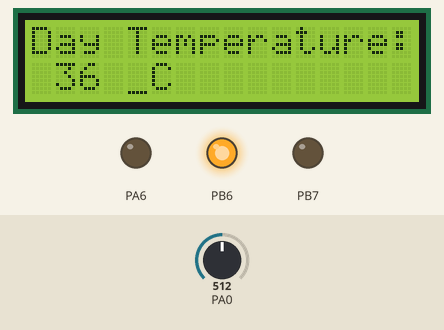
This program was run on a simulated ATmega32, built with avr-gcc and emulated at 8 MHz. Parts: 16×2 character LCD, output pins drawn as LEDs (lit = HIGH). Wiring (inferred from the signals the program sends): character LCD (HD44780): RS PA5; E PA7; data PD0, PD1, PD2, PD3, PD4, PD5, PD6, PD7. The test bench sets the inputs (shaded band); at power-on: PA0 = 512. Pins used as bus, display or sensor lines are not drawn.

Above: at 1.2 s.
1.3 s: PA0 set to 543
At 2.0 s:
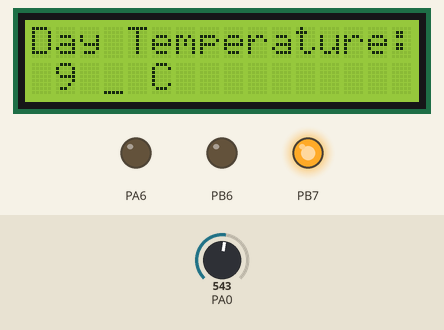
2.9 s: PA0 set to 716
4.6 s: PA0 set to 707
At 5.9 s:
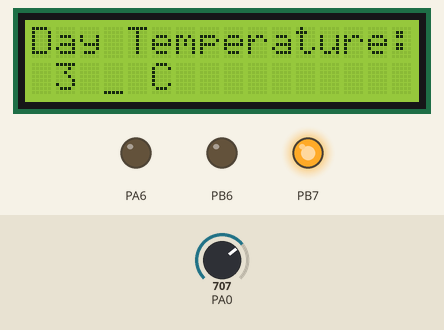
6.2 s: PA0 set to 691
At 7.0 s:
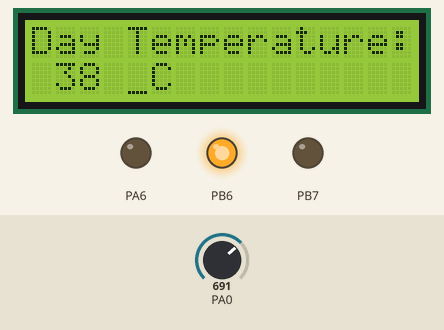
Timing chart, 0 to 8.8 s (numbered marks = the images above; inputs shaded):
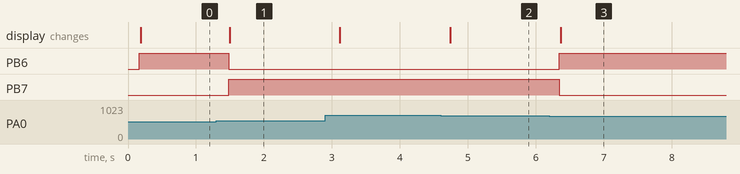

Measured:
- the behaviour switches between 524 and 525 on PA0 (found by bisection; images 0 and 1)
- the behaviour switches between 700 and 699 on PA0 (found by bisection; images 2 and 3)
- after the input at 1.3 s, PB6: HIGH → LOW after 0.18 s; PB7: LOW → HIGH after 0.18 s; the display: changes after 0.20 s (image 1)
- after the input at 4.6 s, the display: changes after 0.14 s (image 2)
- after the input at 6.2 s, PB6: LOW → HIGH after 0.15 s; PB7: HIGH → LOW after 0.15 s; the display: changes after 0.17 s (image 3)

The program:

main.c
```c
/*********************************************************************************/
/* Title        	: 	SPI Driver									             */
/* File Name    	: 	SPI_program.c   		                                 */
/* Author       	: 	Fahd Badi                                                */
/* Version      	: 	1.0.0                                                    */
/* Origin Date  	: 	05/01/2021                                               */
/* Notes        	: 	None                                                     */
/*********************************************************************************/

#include "STD_TYPES.h"
#include "BIT_MATH.h"
#include "DIO_interface.h"
#include "ADC_interface.h"
#include "LCD_interface.h"
#include "GIE_interface.h"
#include <avr/delay.h>


void main(void){

	ADC_voidInit();
	LCD_voidInit();

	LCD_voidClearScreen();

	DIO_voidSetPinDirection(PORT_B, PIN7, OUTPUT);
	DIO_voidSetPinDirection(PORT_B, PIN6, OUTPUT);

	//uint16 Local_u16DigitalValue = 0;
	uint16 Local_u16AnalogValue = 0;
	uint16 Local_u16Temp = 0;

	LCD_voidSetPosition(0, 0);
	LCD_voidWriteString("Day Temperature: ");

	LCD_voidSetPosition(1, 4);
	LCD_voidWriteString(" C");

	while(1){

		Local_u16AnalogValue = ADC_u16ReadValue(CHANNEL_A0);

		Local_u16Temp = (Local_u16AnalogValue*150*5)/(1023*1.5);

		if(Local_u16Temp < 25){

			DIO_voidSetPinValue(PORT_B, PIN7, HIGH);
			DIO_voidSetPinValue(PORT_B, PIN6, LOW );

		}
		else {

			DIO_voidSetPinValue(PORT_B, PIN7, LOW);
			DIO_voidSetPinValue(PORT_B, PIN6, HIGH );

		}


		LCD_voidSetPosition(1, 1);
		LCD_voidWriteNumber(Local_u16Temp);
		LCD_voidWriteString(" ");

		_delay_ms(300);
	}
}
```

ADC_interface.h
```c
/*********************************************************************************/
/* Title        	: 	ADC Driver									             */
/* File Name    	: 	ADC_interface.h   		                                 */
/* Author       	: 	Fahd Badi                                                */
/* Version      	: 	1.0.0                                                    */
/* Origin Date  	: 	06/11/2020                                               */
/* Notes        	: 	None                                                     */
/*********************************************************************************/

#ifndef ADC_INTERFACE_H
#define ADC_INTERFACE_H


/* functions prototype */
void ADC_voidInit(void);
uint16 ADC_u16ReadValue(uint8 Copy_u8ChannelNumber);
void ADC_u16GetValue(uint8 Copy_u8ChannelNumber);
void ADC_voidEnableInterrupt(void);
void ADC_voidDisableInterrupt(void);

/* ADC Channels */
#define CHANNEL_A0     0
#define CHANNEL_A1     1
#define CHANNEL_A2     2
#define CHANNEL_A3     3
#define CHANNEL_A4     4
#define CHANNEL_A5     5
#define CHANNEL_A6     6
#define CHANNEL_A7     7


#endif
```

ADC_program.c
```c
/*********************************************************************************/
/* Title        	: 	ADC Driver									             */
/* File Name    	: 	ADC_program.c   		                                 */
/* Author       	: 	Fahd Badi                                                */
/* Version      	: 	1.0.0                                                    */
/* Origin Date  	: 	06/11/2020                                               */
/* Notes        	: 	None                                                     */
/*********************************************************************************/

#include "STD_TYPES.h"
#include "BIT_MATH.h"

#include "ADC_interface.h"
#include "ADC_private.h"
#include "ADC_config.h"


void (*ADC_CallBack)(void) = NULL;

void ADC_voidInit(void){

	#if VOLTAGE_REF == AREF

		/* Select Verf = AREF */
		CLR_BIT(ADMUX, REFS0);
		CLR_BIT(ADMUX, REFS1);

	#elif VOLTAGE_REF == AVCC

		/* Select Verf = AVCC */
		SET_BIT(ADMUX, REFS0);
		CLR_BIT(ADMUX, REFS1);

	#elif VOLTAGE_REF == INTERNAL

		/* Select Verf = INTERNAL */
		SET_BIT(ADMUX, REFS0);
		SET_BIT(ADMUX, REFS1);

	#else
		#error("You Chose Wrong Voltage Reference Selections for ADC!")
	#endif


	#if ADJUST_RESULT == RIGHT_ADJUST

		/* select right adjust result */
		CLR_BIT(ADMUX, ADLAR);

	#elif ADJUST_RESULT == LEFT_ADJUST

		/* select left adjust result */
		SET_BIT(ADMUX, ADLAR);

	#else
		#error("You Chose Wrong ADC Adjust Result!")
	#endif


	#if PRESCALER == DIV_FACTOR_2

		/* Prescaler Select DIV 2 */
		SET_BIT(ADCSRA, ADPS0);
		CLR_BIT(ADCSRA, ADPS1);
		CLR_BIT(ADCSRA, ADPS2);

	#elif PRESCALER == DIV_FACTOR_4

		/* Prescaler Select DIV 4 */
		CLR_BIT(ADCSRA, ADPS0);
		SET_BIT(ADCSRA, ADPS1);
		CLR_BIT(ADCSRA, ADPS2);

	#elif PRESCALER == DIV_FACTOR_8

		/* Prescaler Select DIV 8 */
		SET_BIT(ADCSRA, ADPS0);
		SET_BIT(ADCSRA, ADPS1);
		CLR_BIT(ADCSRA, ADPS2);

	#elif PRESCALER == DIV_FACTOR_16

		/* Prescaler Select DIV 16 */
		CLR_BIT(ADCSRA, ADPS0);
		CLR_BIT(ADCSRA, ADPS1);
		SET_BIT(ADCSRA, ADPS2);

	#elif PRESCALER == DIV_FACTOR_32

		/* Prescaler Select DIV 32 */
		SET_BIT(ADCSRA, ADPS0);
		CLR_BIT(ADCSRA, ADPS1);
		SET_BIT(ADCSRA, ADPS2);

	#elif PRESCALER == DIV_FACTOR_64

		/* Prescaler Select DIV 64 */
		CLR_BIT(ADCSRA, ADPS0);
		SET_BIT(ADCSRA, ADPS1);
		SET_BIT(ADCSRA, ADPS2);

	#elif PRESCALER == DIV_FACTOR_128

		/* Prescaler Select DIV 128 */
		SET_BIT(ADCSRA, ADPS0);
		SET_BIT(ADCSRA, ADPS1);
		SET_BIT(ADCSRA, ADPS2);

	#else
		#error("You Chose Wrong ADC Prescaler Value!")
	#endif


	#if AUTO_TRIGGER == AUTO_TRIGGER_ENABLE

		/* Enable of trigger */
		SET_BIT(ADCSRA, ADATE);

		#if AUTO_TRIGGER_SOURCE == FREE_RUNNING

			CLR_BIT(SFIOR, ADTS0);
			CLR_BIT(SFIOR, ADTS1);
			CLR_BIT(SFIOR, ADTS2);

		#elif AUTO_TRIGGER_SOURCE == ANALOG_COMPARATOR

			SET_BIT(SFIOR, ADTS0);
			CLR_BIT(SFIOR, ADTS1);
			CLR_BIT(SFIOR, ADTS2);

		#elif AUTO_TRIGGER_SOURCE == EXTERNAL_INTERRUPT_REQUEST0

			CLR_BIT(SFIOR, ADTS0);
			SET_BIT(SFIOR, ADTS1);
			CLR_BIT(SFIOR, ADTS2);

		#elif AUTO_TRIGGER_SOURCE == TIMER0_COMPARE_MATCH

			SET_BIT(SFIOR, ADTS0);
			SET_BIT(SFIOR, ADTS1);
			CLR_BIT(SFIOR, ADTS2);

		#elif AUTO_TRIGGER_SOURCE == TIMER0_OVERFLOW

			CLR_BIT(SFIOR, ADTS0);
			CLR_BIT(SFIOR, ADTS1);
			SET_BIT(SFIOR, ADTS2);

		#elif AUTO_TRIGGER_SOURCE == TIMER_COMPARE_MATCH_B

			SET_BIT(SFIOR, ADTS0);
			CLR_BIT(SFIOR, ADTS1);
			SET_BIT(SFIOR, ADTS2);

		#elif AUTO_TRIGGER_SOURCE == TIMER1_OVERFLOW

			CLR_BIT(SFIOR, ADTS0);
			SET_BIT(SFIOR, ADTS1);
			SET_BIT(SFIOR, ADTS2);

		#elif AUTO_TRIGGER_SOURCE == TIMER1_CAPTURE_EVENT

			SET_BIT(SFIOR, ADTS0);
			SET_BIT(SFIOR, ADTS1);
			SET_BIT(SFIOR, ADTS2);

		#else
			#error("You Chose Wrong ADC Auto Trigger Source!")
		#endif

	#elif AUTO_TRIGGER == AUTO_TRIGGER_DISABLE

		/* disable of trigger & Select single conversion */
		CLR_BIT(ADCSRA, ADATE);

	#else
		#error("You Chose Wrong ADC Auto Trigger!")
	#endif

	/* ADC interrupt disable */
	CLR_BIT(ADCSRA, ADIE);

	/* Enable ADC */
	SET_BIT(ADCSRA, ADEN);

}


uint16 ADC_u16ReadValue(uint8 Copy_u8ChannelNumber){

	/* channel number must be from A0 --> A7 */
	Copy_u8ChannelNumber &= 0x07;

	/* clear first 5 bits in the ADMUX (channel number MUX4:0 bits)
	   before set the required channel */
	ADMUX &= 0xE0;

	/* choose the correct channel by setting the channel number in MUX4:0 bits */
	ADMUX |= Copy_u8ChannelNumber;

	/* Start conversion */
	SET_BIT(ADCSRA, ADSC);

	/* Wait until end conversion */
	while(0 == GET_BIT(ADCSRA, ADIF));

	/* Clear ADC interrupt flag */
	SET_BIT(ADCSRA, ADIF);

	/* return data */
	return ADC;

}


void ADC_u16GetValue(uint8 Copy_u8ChannelNumber){

	/* channel number must be from A0 --> A7 */
	Copy_u8ChannelNumber &= 0x07;

	/* clear first 5 bits in the ADMUX (channel number MUX4:0 bits)
	   before set the required channel */
	ADMUX &= 0xE0;

	/* choose the correct channel by setting the channel number in MUX4:0 bits */
	ADMUX |= Copy_u8ChannelNumber;

	/* Start conversion */
	SET_BIT(ADCSRA, ADSC);

}


void ADC_voidEnableInterrupt(void){

	/* ADC interrupt Enable */
	SET_BIT(ADCSRA, ADIE);
}


void ADC_voidDisableInterrupt(void){

	/* ADC interrupt Disable */
	CLR_BIT(ADCSRA, ADIE);
}


/* CallBack function ADC  */
void ADC_voidSetCallBack(void(*Local_ptr)(void)){

	ADC_CallBack = Local_ptr;

}


/* ISR Function ADC */
ISR( ADC_VECTOR ){

	ADC_CallBack();

}
```

GIE_interface.h
```c
/*********************************************************************************/
/* Title        	: 	GIE Driver									             */
/* File Name    	: 	GIE_interface.h   		                                 */
/* Author       	: 	Fahd Badi                                                */
/* Version      	: 	1.0.0                                                    */
/* Origin Date  	: 	30/10/2020                                               */
/* Notes        	: 	None                                                     */
/*********************************************************************************/

#ifndef GIE_INTERFACE_H
#define GIE_INTERFACE_H

/******************************************************************************
* Includes
*******************************************************************************/

/******************************************************************************
* Preprocessor Constants
*******************************************************************************/

/******************************************************************************
* Configuration Constants
*******************************************************************************/

/******************************************************************************
* Macros
*******************************************************************************/

/******************************************************************************
* Typedefs
*******************************************************************************/

/******************************************************************************
* Variables
*******************************************************************************/

/******************************************************************************
* Function Prototypes
*******************************************************************************/

void GIE_voidEnable(void);
void GIE_voidDisable(void);

#endif
/*** End of File **************************************************************/
```

GIE_program.c
```c
/*********************************************************************************/
/* Title        	: 	GIE Driver									             */
/* File Name    	: 	GIE_program.c   		                                 */
/* Author       	: 	Fahd Badi                                                */
/* Version      	: 	1.0.0                                                    */
/* Origin Date  	: 	30/10/2020                                               */
/* Notes        	: 	None                                                     */
/*********************************************************************************/

/******************************************************************************
* Includes
*******************************************************************************/

#include "STD_TYPES.h"
#include "BIT_MATH.h"

#include "GIE_interface.h"
#include "GIE_private.h"
#include "GIE_config.h"

/******************************************************************************
* Module Preprocessor Constants
*******************************************************************************/

/******************************************************************************
* Module Preprocessor Macros
*******************************************************************************/

/******************************************************************************
* Module Typedefs
*******************************************************************************/

/******************************************************************************
* Module Variable Definitions
*******************************************************************************/

/******************************************************************************
* Function Prototypes
*******************************************************************************/

/******************************************************************************
* Function Definitions
*******************************************************************************/


void GIE_voidEnable(void){

	/* Enable global interrupt */
	SET_BIT(SREG, GIE);

}


void GIE_voidDisable(void){

	/* Disable global interrupt */
	CLR_BIT(SREG, GIE);

}


/*************** END OF FUNCTIONS ***********************************************/
```

ADC_config.h
```c
/*********************************************************************************/
/* Title        	: 	ADC Driver		        							     */
/* File Name    	: 	ADC_config.h      		                                 */
/* Author       	: 	Fahd Badi                                                */
/* Version      	: 	1.0.0                                                    */
/* Origin Date  	: 	06/11/2020                                               */
/* Notes        	: 	None                                                     */
/*********************************************************************************/

#ifndef ADC_CONFIG_H
#define ADC_CONFIG_H


/* Voltage Reference for ADC options:
 * AREF
 * AVCC
 * INTERNAL
 */
#define VOLTAGE_REF        AVCC


/* ADC Adjust Result options:
 * LEFT_ADJUST
 * RIGHT_ADJUST
 */
#define ADJUST_RESULT      RIGHT_ADJUST


/* ADC Prescaler Selections options:
 * DIV_FACTOR_2
 * DIV_FACTOR_4
 * DIV_FACTOR_8
 * DIV_FACTOR_16
 * DIV_FACTOR_32
 * DIV_FACTOR_64
 * DIV_FACTOR_128
 */
#define PRESCALER       DIV_FACTOR_8


/* ADC Auto Trigger options:
 * AUTO_TRIGGER_ENABLE
 * AUTO_TRIGGER_DISABLE
 */
#define AUTO_TRIGGER      AUTO_TRIGGER_DISABLE


/* ADC Auto Trigger Source options:
 * FREE_RUNNING
 * ANALOG_COMPARATOR
 * EXTERNAL_INTERRUPT_REQUEST0
 * TIMER0_COMPARE_MATCH
 * TIMER0_OVERFLOW
 * TIMER_COMPARE_MATCH_B
 * TIMER1_OVERFLOW
 * TIMER1_CAPTURE_EVENT
 */
#define AUTO_TRIGGER_SOURCE		FREE_RUNNING


#endif
```

GIE_config.h
```c
/*********************************************************************************/
/* Title        	: 	GIE Driver		        							     */
/* File Name    	: 	GIE_config.h      		                                 */
/* Author       	: 	Fahd Badi                                                */
/* Version      	: 	1.0.0                                                    */
/* Origin Date  	: 	30/10/2020                                               */
/* Notes        	: 	None                                                     */
/*********************************************************************************/

#ifndef GIE_CONFIG_H
#define GIE_CONFIG_H

/******************************************************************************
* Includes
*******************************************************************************/

/******************************************************************************
* Preprocessor Constants
*******************************************************************************/

/******************************************************************************
* Configuration Constants
*******************************************************************************/


#endif
/*** End of File **************************************************************/
```

LCD_config.h
```c
/*********************************************************************************/
/* Title        	: 	LCD Driver									             */
/* File Name    	: 	LCD_config.h                                             */
/* Author       	: 	Fahd Badi                                                */
/* Version      	: 	1.0.0                                                    */
/* Origin Date  	: 	16/10/2020                                               */
/* Notes        	: 	None                                                     */
/*********************************************************************************/

#ifndef LCD_CONFIG_H
#define LCD_CONFIG_H


#define  PORT_DATA   PORT_D

#define  RS	         PORT_A, PIN5
#define  RW          PORT_A, PIN6
#define  EN          PORT_A, PIN7


/* LCD Command  */
#define  FUNCTION_SET		0x38
#define  DISPLAY_ON_OFF     0x0E
#define  DISPLAY_CLEAR      0x01


/* Mode options :
	4_BIT_MODE
	8_BIT_MODE      */
#define  LCD_MODE    MODE_4_BIT

#endif
```

LCD_interface.h
```c
/*********************************************************************************/
/* Title        	: 	LCD Driver									   			 */
/* File Name    	: 	LCD_interface.h                                  	     */
/* Author       	: 	Fahd Badi                                                */
/* Version      	: 	1.0.0                                                    */
/* Origin Date  	: 	16/10/2020                                               */
/* Notes        	: 	None                                                     */
/*********************************************************************************/

#ifndef LCD_INTERFACE_H
#define LCD_INTERFACE_H


void LCD_voidSendCommand(uint8 Copy_u8Command);
void LCD_voidWriteData(uint8 Copy_u8Data);
void LCD_voidInit(void);
void LCD_voidClearScreen(void);
void LCD_voidWriteString(uint8 *Copy_u8Ptr);
void LCD_voidSetPosition(uint8 Copy_u8Row, uint8 Copy_u8Col);
void LCD_voidDisplayLoop(uint8 Copy_u8Row, uint8 Copy_u8Speed, uint8 *Copy_u8Ptr);
void LCD_voidSetCGRAMAdres(void);
void LCD_voidWriteNumber(uint8 Copy_u8Value);
void LCD_voidReverceNumber(uint8 Copy_u8Value);
void LCD_voidDetachNumber(uint8 Copy_u8Value);


#endif
```

BIT_MATH.h
```c
/*********************************************************************************/
/* Author    : Fahd Badi                                                         */
/* Version   : V01                                                               */
/* Date      : 19 S 2020                                                         */
/*********************************************************************************/

#ifndef BIT_MATH_H
#define BIT_MATH_H

#define SET_BIT(REG,BIT)          REG |=  (1 << (BIT))
#define CLR_BIT(REG,BIT)          REG &= ~(1 << (BIT))
#define TOG_BIT(REG,BIT)          REG ^=  (1 << (BIT))
#define GET_BIT(REG,BIT)          ((REG >> BIT) & 1  )


#endif 
```

Source omitted: LCD_program.c (6727 bytes), ADC_private.h (2520 bytes), DIO_config.h (667 bytes), DIO_interface.h (1571 bytes), DIO_private.h (1311 bytes), DIO_program.c (3454 bytes), GIE_private.h (2010 bytes), LCD_private.h (730 bytes), STD_TYPES.h (886 bytes)
